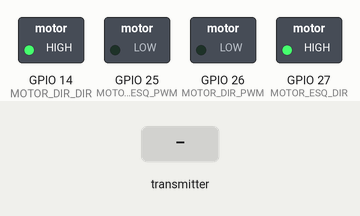
Simulated run of this sketch. Board: ESP32. Parts: switched loads named in the sketch (green lamp = pin HIGH). Dashed ring = blinking. Inputs (shaded band) come from the test bench. What the sketch prints to the serial monitor is not drawn.

Above: at 1.2 s.
1.3 s: the transmitter starts sending lx = 1024
At 1.85 s:
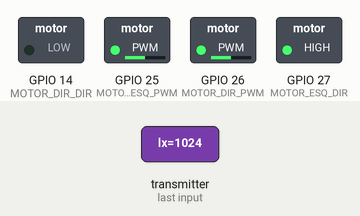
4.3 s: the transmitter starts sending ly = 1024
At 4.85 s:
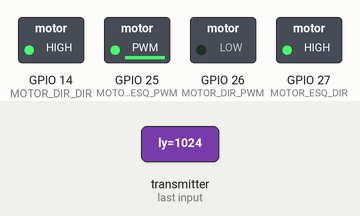
7.3 s: the transmitter starts sending lx = 0
At 7.85 s:
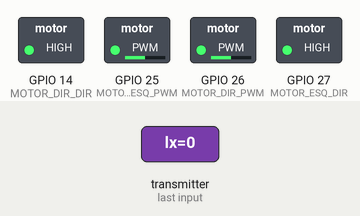
10.3 s: the transmitter starts sending ly = 2048
13.3 s: the transmitter starts sending lx = 4095
At 13.6 s:
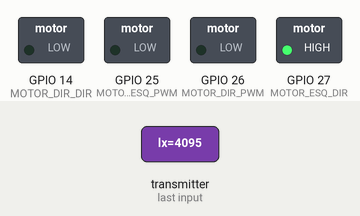
16.3 s: the transmitter starts sending lx = 1024
At 16.6 s:
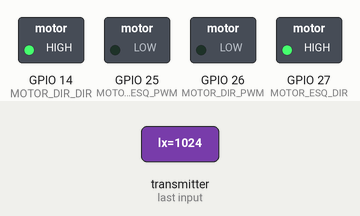
Timing chart, 0 to 20.3 s (numbered marks = the images above; inputs shaded):
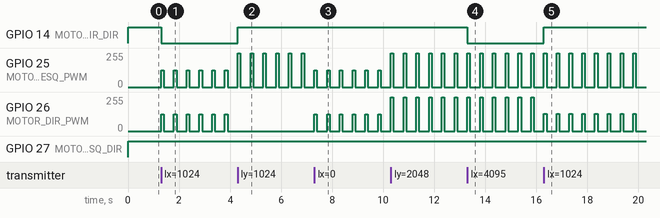

Measured:
- after the input at 1.3 s, GPIO 14 (MOTOR_DIR_DIR): HIGH → LOW at once; GPIO 25 (MOTOR_ESQ_PWM), GPIO 26 (MOTOR_DIR_PWM): alternates 127/255 for 0.10 s and 0/255 for 0.40 s, starting at once
- after the input at 4.3 s, GPIO 14 (MOTOR_DIR_DIR): LOW → HIGH at once; GPIO 26 (MOTOR_DIR_PWM): stops changing and stays 0/255
- after the input at 7.3 s, GPIO 26 (MOTOR_DIR_PWM): alternates 127/255 for 0.10 s and 0/255 for 0.40 s, starting at once
- after the input at 13.3 s, GPIO 14 (MOTOR_DIR_DIR): HIGH → LOW at once
- after the input at 16.3 s, GPIO 14 (MOTOR_DIR_DIR): LOW → HIGH at once

The sketch:

espnow_receptor.ino
```cpp
#include <WiFi.h>
#include <esp_now.h>

// ==================== Definição de pinos ====================
#define MOTOR_ESQ_PWM 25
#define MOTOR_DIR_PWM 26

#define MOTOR_ESQ_DIR 27
#define MOTOR_DIR_DIR 14

#define CANAL_ESQ 0
#define CANAL_DIR 1

#define PWM_FREQ 20000
#define PWM_RES  8

// ==================== Parâmetros ====================
#define FAILSAFE_TIMEOUT 100   // ms
#define DEADZONE 50

// ==================== Estrutura ====================
typedef struct {
  int16_t lx;
  int16_t ly;
  int16_t rx;
  int16_t ry;
  uint16_t buttons;
} ControlData;

volatile ControlData comandos;
volatile unsigned long lastPacketTime = 0;

// ==================== Callback ====================
void onDataReceive(const uint8_t *mac, const uint8_t *data, int len) {
  if (len == sizeof(ControlData)) {
    memcpy((void*)&comandos, data, sizeof(ControlData));
    lastPacketTime = millis();
  }
}

void setup() {
  Serial.begin(115200);

  pinMode(MOTOR_ESQ_DIR, OUTPUT);
  pinMode(MOTOR_DIR_DIR, OUTPUT);

  ledcSetup(CANAL_ESQ, PWM_FREQ, PWM_RES);
  ledcSetup(CANAL_DIR, PWM_FREQ, PWM_RES);

  ledcAttachPin(MOTOR_ESQ_PWM, CANAL_ESQ);
  ledcAttachPin(MOTOR_DIR_PWM, CANAL_DIR);

  WiFi.mode(WIFI_STA);
  Serial.print("MAC do Receptor: ");
  Serial.println(WiFi.macAddress());

  esp_now_init();
  esp_now_register_recv_cb(onDataReceive);

  Serial.println("Receptor ESP-NOW pronto (failsafe ativo)");
}

void loop() {
  // FAILSAFE
  if (millis() - lastPacketTime > FAILSAFE_TIMEOUT) {
    ledcWrite(CANAL_ESQ, 0);
    ledcWrite(CANAL_DIR, 0);
    return;
  }

  int lx = comandos.lx;
  int ly = comandos.ly;

  if (abs(lx) < DEADZONE) lx = 0;
  if (abs(ly) < DEADZONE) ly = 0;

  int forward = map(ly, -2048, 2047, -255, 255);
  int turn    = map(lx, -2048, 2047, -255, 255);

  int pwmEsq = constrain(forward + turn, -255, 255);
  int pwmDir = constrain(forward - turn, -255, 255);

  // Motor Esquerdo
  digitalWrite(MOTOR_ESQ_DIR, pwmEsq >= 0 ? HIGH : LOW);
  ledcWrite(CANAL_ESQ, abs(pwmEsq));

  // Motor Direito
  digitalWrite(MOTOR_DIR_DIR, pwmDir >= 0 ? HIGH : LOW);
  ledcWrite(CANAL_DIR, abs(pwmDir));

  delay(10);
}
```
